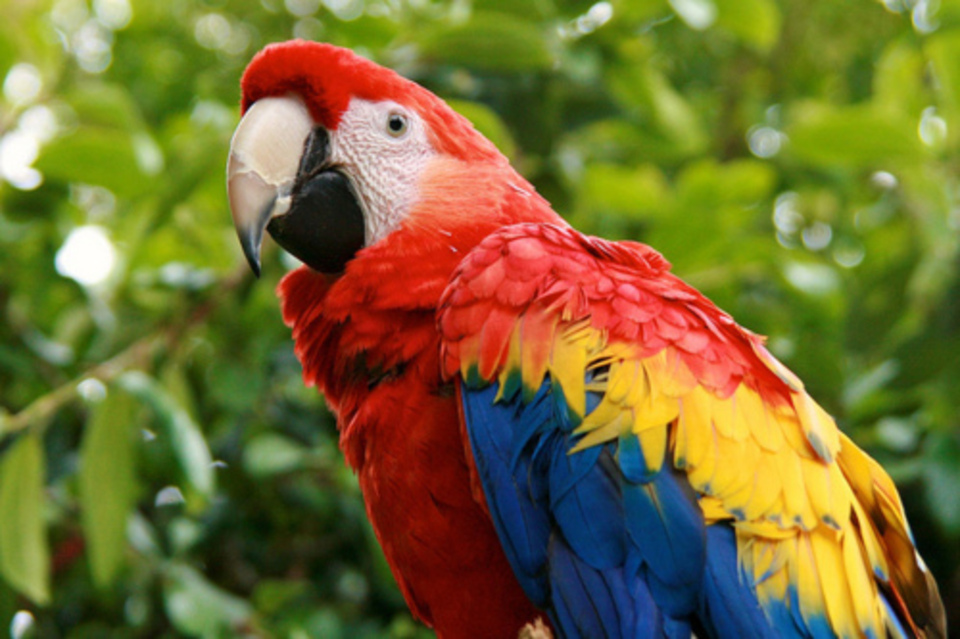
%> input picture parrot.jpg, 960 x 639 px
$ octave old_denoisingscript.m   (GNU Octave 9; MATLAB toolbox functions it lacks are replaced by stand-ins)
%> lines starting %> are read from the running program, lines starting %| are printed output that depends on the picture

tic;
img = imread('parrot.jpg');
%> img is the input picture: size 639x960x3 uint8; mean R, G, B 118.6, 108.5, 50.7
img = im2double(imresize(img, 0.25));
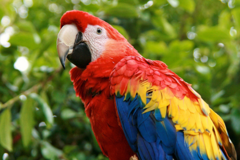
%> img: size 160x240x3 double; mean R, G, B 0.465, 0.426, 0.199
img_old=img;
img=img + randn(size(img))*0.05;
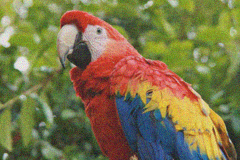
%> img: size 160x240x3 double; mean R, G, B 0.465, 0.425, 0.199; drawn with min black and max white
num_iter = 10;
counter=0;


%> (the run ends here)
